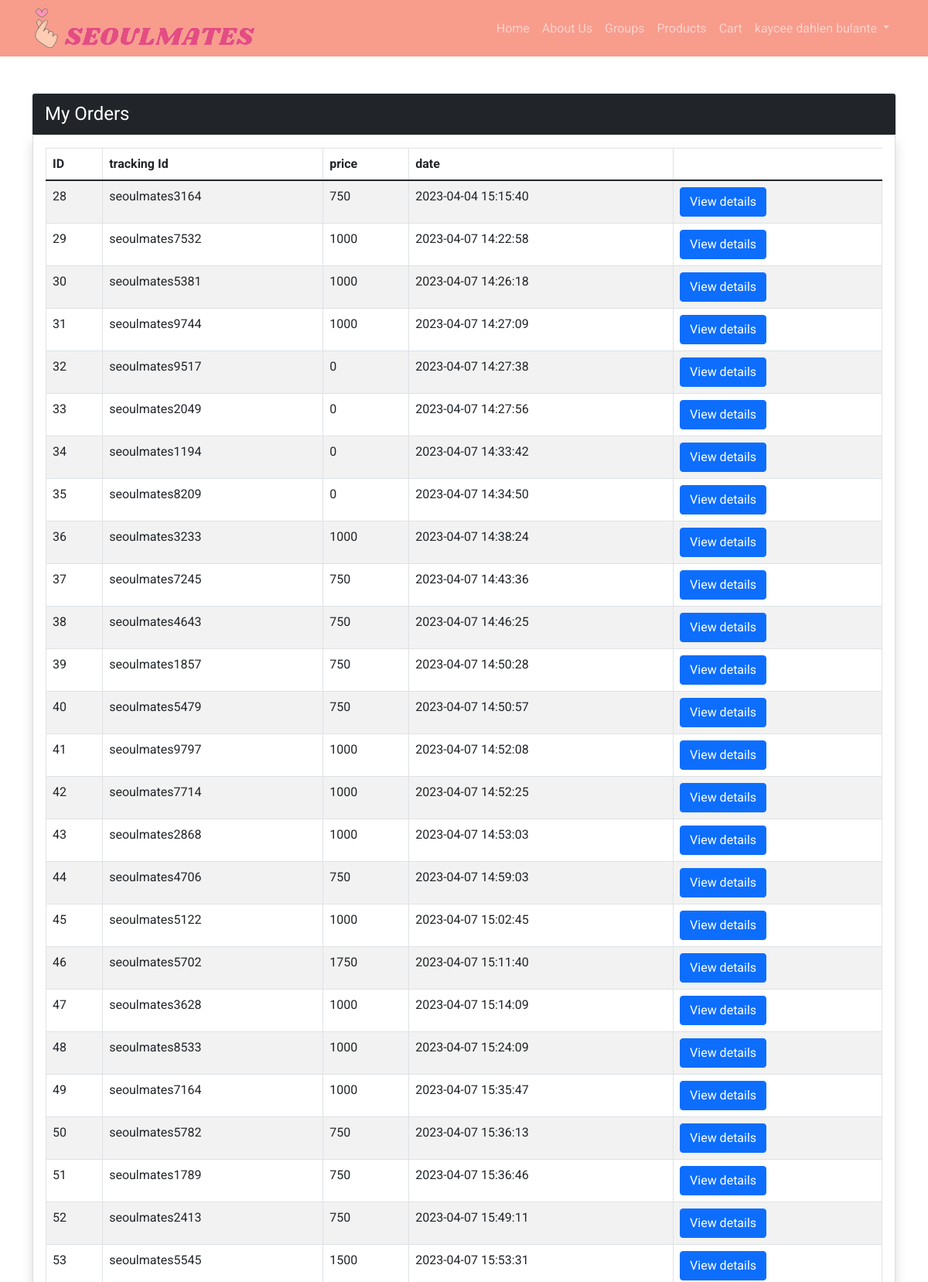
The page /SEOULMATES/my-orders.php (signed in, upper part) on the database its author committed.
### tables this page shows
CREATE TABLE `orders` (
  `id` int(11) NOT NULL,
  `tracking_id` varchar(191) NOT NULL,
  `user_id` int(191) NOT NULL,
  `name` varchar(191) NOT NULL,
  `email` varchar(191) NOT NULL,
  `phone` varchar(191) NOT NULL,
  `address` mediumtext NOT NULL,
  `pincode` int(191) NOT NULL,
  `total_price` int(191) NOT NULL,
  `payment_mode` varchar(191) NOT NULL,
  `payment_id` varchar(191) DEFAULT NULL,
  `status` tinyint(4) NOT NULL DEFAULT 0,
  `created_at` timestamp NOT NULL DEFAULT current_timestamp()
);

### SEOULMATES/functions/userfunctions.php (called while the page is built, shortened)
<?php
include('config/dbcon.php');
function getOrders()
{
    global $con;
    $userId = $_SESSION['auth_user']['user_id'];
    $query = "SELECT * FROM orders WHERE user_id='$userId'";
    return $query_run = mysqli_query($con, $query);
}
?>

### SEOULMATES/my-orders.php (the view, shortened to what this page needs)
<?php
include('functions/userfunctions.php');
include("includes/header.php");
?>
<div class="py-5">
    <div class="container">
    <div class="card-header bg-dark">
                        <span class="text-white fs-4">My Orders</span>
                    </div>
        <div class="card card-body shadow">
        <div class="row">
            <div class="col-md-12">
                <table class="table table-bordered table-striped">
                    <thead>
                        <tr>
                            <th>ID</th>
                            <th>tracking Id</th>
                            <th>price</th>
                            <th>date</th>
                        </tr>
                    </thead>
                    <tbody>
                        <?php
                        $orders = getOrders();
                        if(mysqli_num_rows($orders)>0)
                        {
                            foreach($orders as $item)
                            {?>
                            <tr>
                            <td><?= $item['id']?></td>
                            <td><?= $item['tracking_id']?></td>
                            <td><?= $item['total_price']?></td>
                            <td><?= $item['created_at']?></td>
                            <td>
                                <a href="view-order.php?t=<?= $item['tracking_id']; ?>" class="btn btn-primary">View details</a>
                            </td>
                            </tr>
                            <?php
                            }
                        }
                        ?>
                    </tbody>
                </table>
            </div>
        </div>
    </div>
</div>
<?php include("includes/footer.php"); ?>

### SEOULMATES/assets/css/custom.css (style rules this page uses)
* { font-family: 'Roboto', sans-serif; }
a { text-decoration: none; }

### rows shown on the page
orders: id "28", tracking "seoulmates3164", total_price "750", created_at "2023-04-04 15:15:40"
orders: id "29", tracking "seoulmates7532", total_price "1000", created_at "2023-04-07 14:22:58"
orders: id "30", tracking "seoulmates5381", total_price "1000", created_at "2023-04-07 14:26:18"
orders: id "31", tracking "seoulmates9744", total_price "1000", created_at "2023-04-07 14:27:09"
orders: id "32", tracking "seoulmates9517", total_price "0", created_at "2023-04-07 14:27:38"
orders: id "33", tracking "seoulmates2049", total_price "0", created_at "2023-04-07 14:27:56"
orders: id "34", tracking "seoulmates1194", total_price "0", created_at "2023-04-07 14:33:42"
orders: id "35", tracking "seoulmates8209", total_price "0", created_at "2023-04-07 14:34:50"
orders: id "36", tracking "seoulmates3233", total_price "1000", created_at "2023-04-07 14:38:24"
orders: id "37", tracking "seoulmates7245", total_price "750", created_at "2023-04-07 14:43:36"
orders: id "38", tracking "seoulmates4643", total_price "750", created_at "2023-04-07 14:46:25"
orders: id "39", tracking "seoulmates1857", total_price "750", created_at "2023-04-07 14:50:28"
orders: id "40", tracking "seoulmates5479", total_price "750", created_at "2023-04-07 14:50:57"
orders: id "41", tracking "seoulmates9797", total_price "1000", created_at "2023-04-07 14:52:08"
orders: id "42", tracking "seoulmates7714", total_price "1000", created_at "2023-04-07 14:52:25"
orders: id "43", tracking "seoulmates2868", total_price "1000", created_at "2023-04-07 14:53:03"
orders: id "44", tracking "seoulmates4706", total_price "750", created_at "2023-04-07 14:59:03"
orders: id "45", tracking "seoulmates5122", total_price "1000", created_at "2023-04-07 15:02:45"
orders: id "46", tracking "seoulmates5702", total_price "1750", created_at "2023-04-07 15:11:40"
orders: id "47", tracking "seoulmates3628", total_price "1000", created_at "2023-04-07 15:14:09"
orders: id "48", tracking "seoulmates8533", total_price "1000", created_at "2023-04-07 15:24:09"
orders: id "49", tracking "seoulmates7164", total_price "1000", created_at "2023-04-07 15:35:47"
orders: id "50", tracking "seoulmates5782", total_price "750", created_at "2023-04-07 15:36:13"
orders: id "51", tracking "seoulmates1789", total_price "750", created_at "2023-04-07 15:36:46"
orders: id "52", tracking "seoulmates2413", total_price "750", created_at "2023-04-07 15:49:11"
orders: id "53", tracking "seoulmates5545", total_price "1500", created_at "2023-04-07 15:53:31"

### other values the page prints
$_SESSION['auth_user']['name'] "kaycee dahlen bulante"
